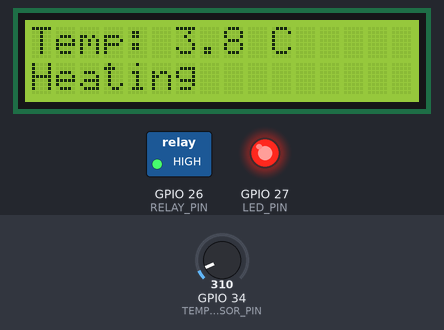
Bench run of a sketch on a simulated ESP32. Shown: 16×2 character LCD, switched loads named in the sketch (green lamp = pin HIGH), output pins drawn as LEDs (lit = HIGH). The inputs (shaded band) are chosen by the test bench; at power-on: GPIO 34 (TEMP_SENSOR_PIN) = 310. What the sketch prints to the serial monitor is not drawn.

Above: at 2.2 s.
2.3 s: GPIO 34 (TEMP_SENSOR_PIN) set to 372
At 3.9 s:
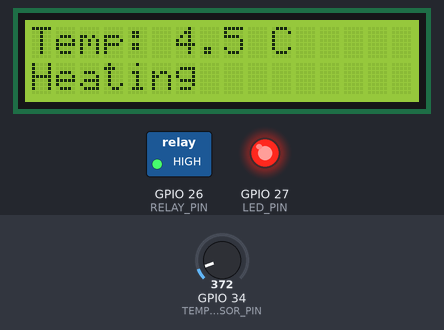
4.6 s: GPIO 34 (TEMP_SENSOR_PIN) set to 434
At 6.2 s:
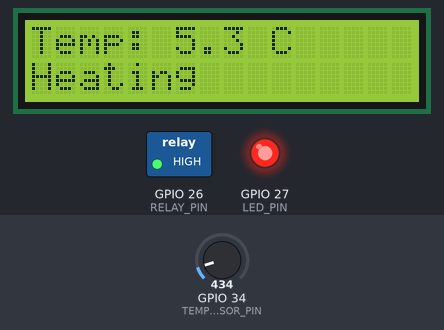
6.7 s: GPIO 34 (TEMP_SENSOR_PIN) set to 527
At 8.4 s:
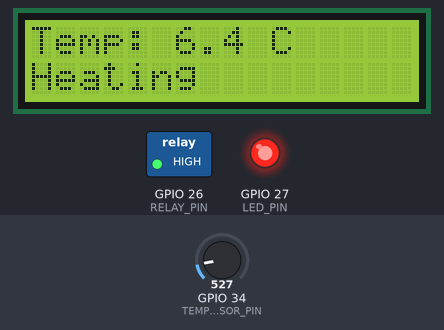
Timing chart, 0 to 9.9 s (numbered marks = the images above; inputs shaded):
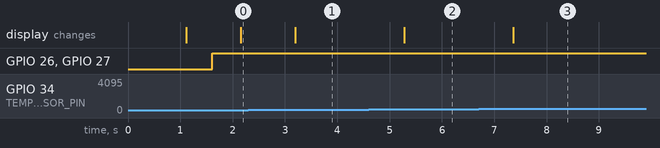

Measured:
- after the input at 2.3 s, the display: changes after 0.90 s (image 1)
- after the input at 4.6 s, the display: changes after 0.68 s (image 2)
- after the input at 6.7 s, the display: changes after 0.67 s (image 3)

The sketch:

sketch.ino
```cpp
#include <LiquidCrystal_I2C.h>

// Pin definitions
#define TEMP_SENSOR_PIN 34  // Analog pin for temperature sensor
#define RELAY_PIN 26        // Relay for heater control
#define LED_PIN 27          // LED for status indication

// Temperature thresholds
#define TARGET_TEMP 25.0    // Target temperature (°C)
#define HYSTERESIS 2.0      // Hysteresis for stabilizing state
#define OVERHEAT_TEMP 35.0  // Overheat threshold (°C)

// State machine enumeration
enum HeaterState {
  IDLE,
  HEATING,
  STABILIZING,
  TARGET_REACHED,
  OVERHEAT
};

HeaterState currentState = IDLE;
float temperature = 0.0;
hw_timer_t *timer = NULL; // Timer handle
LiquidCrystal_I2C lcd(0x27, 16, 2); // I2C LCD at address 0x27

void IRAM_ATTR readTemperature() {
  // Simulate temperature reading (replace with actual sensor read)
  int raw = analogRead(TEMP_SENSOR_PIN);
  temperature = (raw / 4095.0) * 50.0; // Scale to 0-50°C for simulation
}

void setup() {
  Serial.begin(115200);
  pinMode(RELAY_PIN, OUTPUT);
  pinMode(LED_PIN, OUTPUT);
  digitalWrite(RELAY_PIN, LOW); // Heater off initially
  digitalWrite(LED_PIN, LOW);   // LED off initially

  // Initialize LCD
  lcd.init();
  lcd.backlight();
  lcd.setCursor(0, 0);
  lcd.print("Heater Control");
  lcd.setCursor(0, 1);
  lcd.print("Initializing...");
  delay(1000); // Show splash screen

  // Timer setup for 1-second interrupts
  timer = timerBegin(1000000); // Timer with 1MHz frequency (1µs tick)
  timerAttachInterrupt(timer, &readTemperature); // Attach interrupt
  timerAlarm(timer, 1000000, true, 0); // Trigger every 1,000,000 ticks (1s)
}

void loop() {
  updateStateMachine();
  logStatus();
  updateLCD();
  delay(500);
}

// State machine logic
void updateStateMachine() {
  switch (currentState) {
    case IDLE:
      digitalWrite(RELAY_PIN, LOW);
      digitalWrite(LED_PIN, LOW);
      if (temperature < TARGET_TEMP - HYSTERESIS) {
        currentState = HEATING;
      }
      break;

    case HEATING:
      digitalWrite(RELAY_PIN, HIGH);
      digitalWrite(LED_PIN, HIGH); // Yellow (simulated)
      if (temperature >= TARGET_TEMP) {
        currentState = STABILIZING;
      } else if (temperature >= OVERHEAT_TEMP) {
        currentState = OVERHEAT;
      }
      break;

    case STABILIZING:
      digitalWrite(RELAY_PIN, LOW);
      digitalWrite(LED_PIN, HIGH); // Blue (simulated)
      if (temperature >= TARGET_TEMP - HYSTERESIS && temperature <= TARGET_TEMP + HYSTERESIS) {
        currentState = TARGET_REACHED;
      } else if (temperature < TARGET_TEMP - HYSTERESIS) {
        currentState = HEATING;
      } else if (temperature >= OVERHEAT_TEMP) {
        currentState = OVERHEAT;
      }
      break;

    case TARGET_REACHED:
      digitalWrite(RELAY_PIN, LOW);
      digitalWrite(LED_PIN, HIGH); // Green (simulated)
      if (temperature < TARGET_TEMP - HYSTERESIS) {
        currentState = HEATING;
      } else if (temperature >= OVERHEAT_TEMP) {
        currentState = OVERHEAT;
      }
      break;

    case OVERHEAT:
      digitalWrite(RELAY_PIN, LOW);
      digitalWrite(LED_PIN, HIGH); // Red (simulated)
      if (temperature < OVERHEAT_TEMP - HYSTERESIS) {
        currentState = STABILIZING;
      }
      break;
  }
}

// Log temperature and state to Serial
void logStatus() {
  String stateStr;
  switch (currentState) {
    case IDLE: stateStr = "Idle"; break;
    case HEATING: stateStr = "Heating"; break;
    case STABILIZING: stateStr = "Stabilizing"; break;
    case TARGET_REACHED: stateStr = "Target Reached"; break;
    case OVERHEAT: stateStr = "Overheat"; break;
  }
  Serial.printf("Temperature: %.1f°C, State: %s\n", temperature, stateStr.c_str());
}

// Update LCD display
void updateLCD() {
  String stateStr;
  switch (currentState) {
    case IDLE: stateStr = "Idle"; break;
    case HEATING: stateStr = "Heating"; break;
    case STABILIZING: stateStr = "Stabilizing"; break;
    case TARGET_REACHED: stateStr = "TargetReached"; break;
    case OVERHEAT: stateStr = "Overheat"; break;
  }
  lcd.clear();
  lcd.setCursor(0, 0);
  lcd.printf("Temp: %.1f C", temperature);
  lcd.setCursor(0, 1);
  lcd.print(stateStr);
}
```
